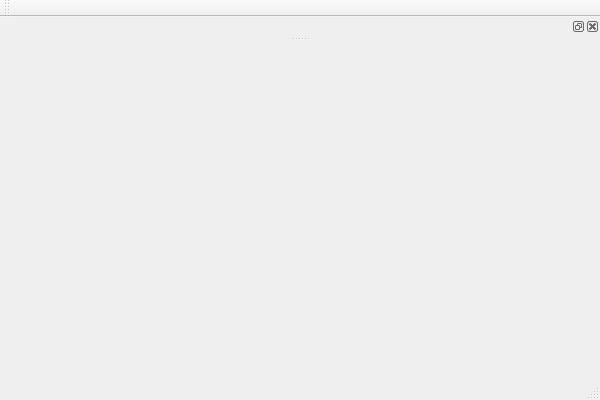
<?xml version="1.0" encoding="UTF-8"?>
<ui version="4.0">
 <class>RasterStyleClass</class>
 <widget class="QMainWindow" name="RasterStyleClass">
  <property name="geometry">
   <rect>
    <x>0</x>
    <y>0</y>
    <width>600</width>
    <height>400</height>
   </rect>
  </property>
  <property name="windowTitle">
   <string>RasterStyle</string>
  </property>
  <widget class="QWidget" name="centralWidget"/>
  <widget class="QMenuBar" name="menuBar">
   <property name="geometry">
    <rect>
     <x>0</x>
     <y>0</y>
     <width>600</width>
     <height>21</height>
    </rect>
   </property>
  </widget>
  <widget class="QToolBar" name="mainToolBar">
   <attribute name="toolBarArea">
    <enum>TopToolBarArea</enum>
   </attribute>
   <attribute name="toolBarBreak">
    <bool>false</bool>
   </attribute>
  </widget>
  <widget class="QStatusBar" name="statusBar"/>
  <widget class="QDockWidget" name="RasterSymbolDock">
   <attribute name="dockWidgetArea">
    <number>4</number>
   </attribute>
   <widget class="QWidget" name="dockWidgetContents"/>
  </widget>
 </widget>
 <layoutdefault spacing="6" margin="11"/>
 <resources/>
 <connections/>
</ui>
